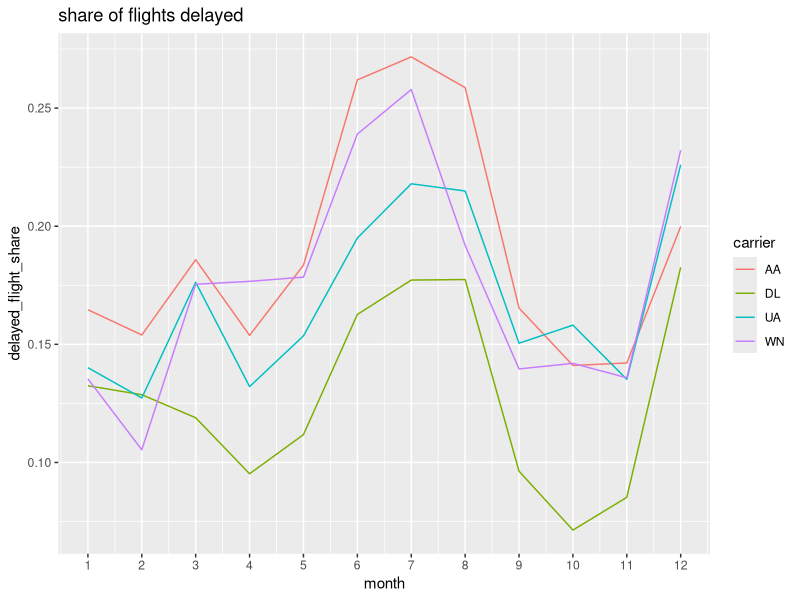
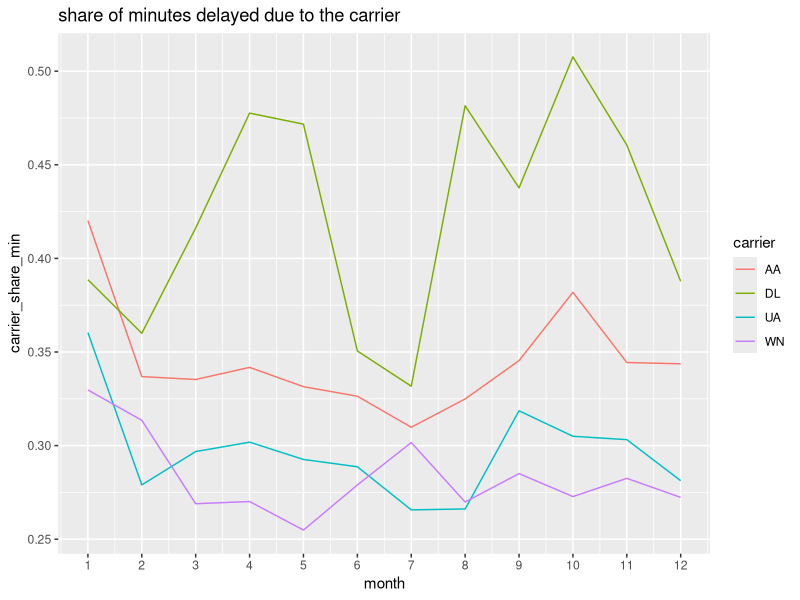

Reproduce these figures in R, in order.
## ---- chunk 1
knitr::opts_chunk$set(echo = FALSE)
lapply(list("dplyr", "rvest", "stringr", "xlsx", "readxl","seleniumPipes",
            "regexPipes", "gtools","readxl",'lubridate','ggplot2','alr3','gridExtra'), require, c = 1)
setwd('/Users/Alex/Desktop/datavis')
## ---- chunk 2
df <- read.csv('./655176550_12017_3428_airline_delay_causes.csv', header = TRUE)
str(df)
## ---- chunk 3
df <- subset(df, select = c('year','arr_del15','arr_flights','X.month','carrier','X.arr_delay',
                            'X.carrier_delay'))
colnames(df)[4] <- 'month'
colnames(df)[6] <- 'arr_delay'
colnames(df)[7] <- 'carrier_delay'

df <- subset(df, df$carrier %in% c('AA','DL', 'WN', 'UA'))
df <- df[complete.cases(df),]
df$date <- as.Date(paste(df$year, df$month, 1, sep='-'), format="%Y-%m-%d")
df$carrier <- as.factor(as.character(df$carrier))

table(df$month)
str(df)
table(df$carrier)
df$month <- as.integer(df$month)
str(df)

## ---- chunk 4

groups <- group_by(df, month, carrier)
df1 <- summarise(groups,  delayed_flight_share = sum(arr_del15) / sum(arr_flights),
                 carrier_share_min = sum(carrier_delay) / sum(arr_delay))

df1 <- df1 %>% arrange(carrier)
df1$date <- as.Date(paste(2016, df1$month, 1, sep='-'), format="%Y-%m-%d")

## ---- chunk 5
ggplot(data = df1,
       aes(x = month, y = delayed_flight_share)) +
  geom_line(aes(color = carrier)) + scale_x_continuous(limits=c(1,12), 
                                                       breaks=seq(1,12,1))+
  ggtitle ('share of flights delayed')

ggplot(data = df1,
       aes(x = month, y = carrier_share_min)) +
  geom_line(aes(color = carrier)) + scale_x_continuous(limits=c(1,12), 
                                                       breaks=seq(1,12,1))+
  ggtitle ('share of minutes delayed due to the carrier')

